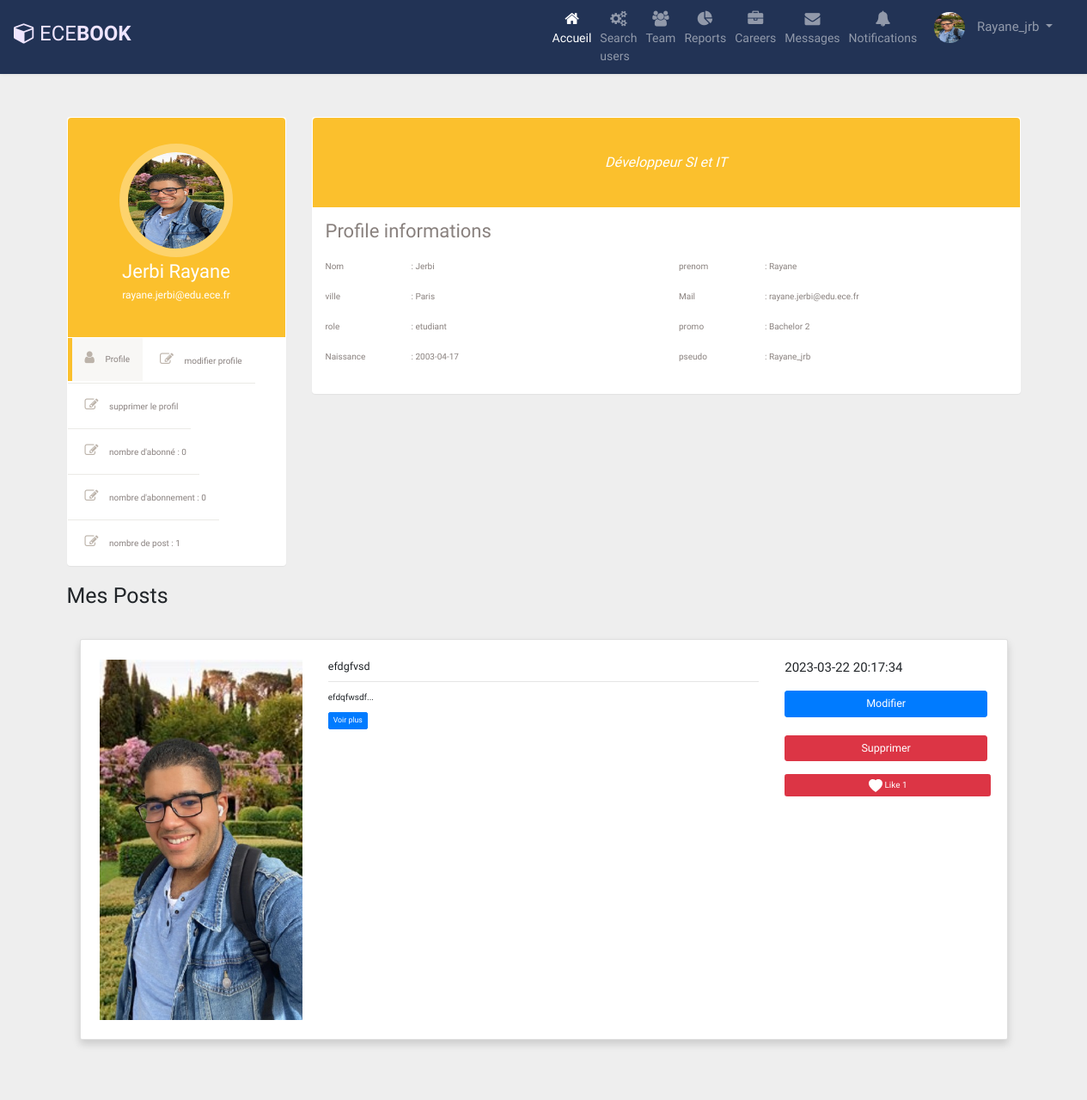
Page /views/profile.php (signed in) on the committed database.
### tables this page shows
CREATE TABLE IF NOT EXISTS `utilisateur` (
  `id_user` int NOT NULL AUTO_INCREMENT,
  `nom` varchar(255) DEFAULT NULL,
  `prenom` varchar(255) DEFAULT NULL,
  `image` varchar(255) NOT NULL,
  `ville` varchar(255) DEFAULT NULL,
  `adressemail` varchar(255) DEFAULT NULL,
  `mdp` varchar(255) DEFAULT NULL,
  `roll` enum('etudiant','professeur','admin') DEFAULT 'etudiant',
  `promo` varchar(255) DEFAULT NULL,
  `datedenaissance` date DEFAULT NULL,
  `description` varchar(255) DEFAULT NULL,
  `pseudo` varchar(255) DEFAULT NULL,
  `code_confirmation` varchar(255) NOT NULL,
  `confirmer` tinyint(1) NOT NULL,
  PRIMARY KEY (`id_user`)
);

CREATE TABLE IF NOT EXISTS `post` (
  `id_post` int NOT NULL AUTO_INCREMENT,
  `message` text,
  `image` varchar(255) DEFAULT NULL,
  `nomcrea` varchar(255) DEFAULT NULL,
  `titre` varchar(255) DEFAULT NULL,
  `id_user` int DEFAULT NULL,
  `nom` varchar(255) DEFAULT NULL,
  `publique` tinyint(1) DEFAULT '0',
  `date` timestamp NOT NULL DEFAULT CURRENT_TIMESTAMP,
  PRIMARY KEY (`id_post`),
  KEY `id_user` (`id_user`)
);

### controller/database.php (called while the page is built, shortened)
<?php
class Database{
    private static $dns;
    private static $user;
    private static $password;
    private static $database;
    public function __construct()
    {
        self::$dns = "mysql:host=localhost;dbname=ecebook;port=3306";
        self::$user = "root";
        self::$password = "";
        try {
            self::$database = new PDO(self::$dns, self::$user, self::$password);
            self::$database->setAttribute(PDO::ATTR_ERRMODE, PDO::ERRMODE_EXCEPTION);
        } catch(PDOException $e) {
            echo "Erreur de connexion à la base de données: " . $e->getMessage();
            die();
        }
    }
    public static function getInstance() {
        return self::$database;
    }
public function GetUserById($user_id) {
    $database = self::getInstance();
    $query = "SELECT * FROM utilisateur WHERE id_user = ?";
    $statement = $database->prepare($query);
    $statement->bindParam(1, $user_id, PDO::PARAM_INT);
    $statement->execute();
    $user = $statement->fetch(PDO::FETCH_ASSOC);
    return $user;
}
public function getAllPostsByIduser($id_user) {
    $database = self::getInstance();
    $query = "SELECT * FROM post WHERE id_user=:user_id";
    $statement = $database->prepare($query);
    $statement->bindParam(":user_id", $id_user);
    $statement->execute();
    return $statement->fetchAll();
}
    public function getCountforPostbyIdpost($id_post){
        $database = self::getInstance();
        $query = "SELECT count(*) FROM likes WHERE id_post=:id_post";
        $statement = $database->prepare($query);
        $statement->bindParam(":id_post", $id_post);
        $statement->execute();
        $count = $statement->fetch(PDO::FETCH_NUM);
        return $count[0];
    }
    function userLikesAnnonce($id_user,$id_post){
        $sql = "SELECT * FROM `likes` WHERE `id_user`= ? AND `id_post` = ?";
        $statementCHECK = self::$database->prepare($sql);
        $statementCHECK->execute(array( $id_user, $id_post ));
        if ( sizeof($statementCHECK->fetchAll()) == 0 ) {
            return true;
        }else{
            return false;
        }
    }
public function getSubsByUser2Id($user2_id)
{
    $database = self::getInstance();
    $query = "SELECT * FROM abonnement WHERE user2_id=:user2_id";
    try{
        $statement = $database->prepare($query);
        $statement->bindParam(':user2_id', $user2_id);
        $statement->execute();
        $results = $statement->fetchAll(PDO::FETCH_ASSOC);
        return $results;
    }catch(PDOException $e){
        echo "Error getting the subscribers: " . $e->getMessage();
        die();
    }
}
public function getSubsByUser1Id($user1_id)
{
    $database = self::getInstance();
    $query = "SELECT * FROM abonnement WHERE user1_id=:user1_id";
    try{
        $statement = $database->prepare($query);
        $statement->bindParam(':user1_id', $user1_id);
        $statement->execute();
        $results = $statement->fetchAll(PDO::FETCH_ASSOC);
        return $results;
    }catch(PDOException $e){
        echo "Error getting the subscribers: " . $e->getMessage();
        die();
    }
}
}

### model/profil.php (called while the page is built, shortened)
<?php
require_once("../controller/database.php");
if(!isset($_SESSION["id_user"])){
    header("Location:../views/connexion.php");
    exit();
} else {
    $db = new Database();
    $nb_abonnement = count($db->getSubsByUser2Id($_SESSION["id_user"]));
    $nb_abonné = count($db->getSubsByUser1Id($_SESSION["id_user"]));
    $nb_post=count($db->getAllPostsByIduser($_SESSION["id_user"]));
}
?>

### views/profile.php (the view, shortened to what this page needs)
<?php
require_once("../model/profil.php");
?>
<!DOCTYPE html>
<html lang="en">
<head>
    <link rel="stylesheet" href="../style/profile.css">
    <link rel="stylesheet" href="https://maxcdn.bootstrapcdn.com/bootstrap/3.3.7/css/bootstrap.min.css">
</head>
<body>
    <?php require("../model/navbar.php") ?>
<div class="container bootstrap snippets bootdey">
<div class="row">
  <div class="profile-nav col-md-3">
      <div class="panel ">
          <div class="user-heading round">
              <a href="#">
              <?php
					if($user["image"] != null) : ?>
						<img src="../uploads/<?=  $user["image"] ?>"  class="d-block ui-w-100 rounded-circle" />
                    <?php elseif ($user["image"] == null) : ?>
						<img src="../uploads/avatar.png"  class="d-block ui-w-100 rounded-circle"/>
                <?php endif ; ?>
              </a>
              <h1><?=  $user["nom"] . " " . $user["prenom"] ?></h1>
              <p><?=  $user["adressemail"] ?></p>
          </div>
          <ul class="nav nav-pills nav-stacked">
              <li class="active"><a href="#"> <i class="fa fa-user"></i> Profile</a></li>
              <li><a href="../views/updateUser.php"> <i class="fa fa-edit"></i> modifier profile</a></li>
              <li><a href="../model/deleteUser.php"> <i class="fa fa-edit"></i> supprimer le profil</a></li>
              <li><a href="#"> <i class="fa fa-edit"></i> nombre d'abonné : <?php echo $nb_abonnement ?></a></li>
              <li><a href="#"> <i class="fa fa-edit"></i> nombre d'abonnement : <?php echo $nb_abonné ?></a></li>
              <li><a href="#"> <i class="fa fa-edit"></i> nombre de post : <?php echo $nb_post ?></a></li>
          </ul>
      </div>
  </div>
  <div class="profile-info col-md-9">
        <div class="panel ">
            <div class="bio-graph-heading">
                <?=  $user["description"] ?>
            </div>
            <div class="panel-body bio-graph-info">
                <h1>Profile informations </h1>
                <div class="row">
                    <div class="bio-row">
                        <p><span>Nom </span>: <?= $user["nom"]  ?></p>
                    </div>
                    <div class="bio-row">
                        <p><span>prenom </span>: <?=  $user["prenom"] ?></p>
                    </div>
                    <div class="bio-row">
                        <p><span>ville </span>: <?= $user["ville"]  ?></p>
                    </div>
                    <div class="bio-row">
                        <p><span>Mail</span>: <?= $user["adressemail"] ?></p>
                    </div>
                    <div class="bio-row">
                        <p><span>role </span>: <?=  $user["roll"] ?> </p>
                    </div>
                    <div class="bio-row">
                        <p><span>promo </span>: <?=  $user["promo"] ?></p>
                    </div>
                    <div class="bio-row">
                        <p><span>Naissance </span>: <?= $user["datedenaissance"] ?></p>
                    </div>
                    <div class="bio-row">
                        <p><span>pseudo </span>: <?=  $user["pseudo"] ?></p>
                    </div>
                </div>
            </div>
        </div>
    </div>
    </div>
    <h1>Mes Posts</h1>
    <?php
    $posts=$db->getAllPostsByIduser($user["id_user"]);
    foreach($posts as $post) :
        ?>
  <?php $nombre = $db->getCountforPostbyIdpost($post["id_post"]);?>
<section style="background-color: #eee;">
  <div class="container py-5">
    <div class="row justify-content-center mb-3">
      <div class="col-md-12 col-xl-15">
        <div class="card shadow p-3 mb-5 bg-white rounded">
          <div class="card-body">
            <div class="row">
              <div class="col-md-12 col-lg-3 col-xl-3 mb-4 mb-lg-0">
                <div class="bg-image hover-zoom ripple rounded ripple-surface">
                <?php
                  if($user["image"] != null) : ?>
                    <img src="../uploads/<?=  $user["image"] ?>"   class="w-100" />
                  <?php elseif ($user["image"] == null) : ?>
                    <img src="../uploads/avatar.png"  class="w-100"/>
                  <?php endif ; ?>
                </div>
              </div>
              <div class="col-md-6 col-lg-6 col-xl-6">
                <h5><?= $post["titre"] ?></h5>
              <hr>
              <p class="preview"><?= nl2br(substr($post["message"], 0, 100)) ?>...</p>
  <button class="btn btn-primary btn-sm toggle-preview">Voir plus</button>
              </div>
              <div class="col-md-6 col-lg-3 col-xl-3 border-sm-start-none border-start">
                <div class="d-flex flex-row align-items-center mb-1">
                  <h4 class="mb-1 me-1"><?=  $post["date"] ?></h4>
                </div>
                <div class="d-flex flex-column mt-4">
                  <a class="btn btn-primary btn-lg"  href="./modifPostByUser.php?post_id=<?=  intval($post['id_post']) ; ?>&user_id=<?= intval($post['id_user']) ; ?>"> <i class="bi bi-trash"></i> Modifier</a>
                  <a class="btn btn-lg btn-square btn-danger text-danger-hover"   href="../model/deletePost.php?post_id=<?php echo intval($post['id_post']); ?>&user_id=<?php echo intval($post['id_user']); ?>"><i class="bi bi-trash"></i> Supprimer</a><br>
                  <?php
                            if ( $db->userLikesAnnonce($_SESSION['id_user'],$post["id_post"]) == true ) {
                                echo '
                                <a href="../model/addLikeUser.php?user_id='.$_SESSION['id_user'].'&post_id='.$post["id_post"].'" style="width: 240px" class="btn btn-danger mx-auto" style="width: 250px">
                                    <svg xmlns="http://www.w3.org/2000/svg" width="16" height="16" fill="currentColor" class="bi bi-heart-fill" viewBox="0 0 16 16">
                                    <path fill-rule="evenodd" d="M8 1.314C12.438-3.248 23.534 4.735 8 15-7.534 4.736 3.562-3.248 8 1.314z"/>
                                    </svg> Like '.$nombre.'
                                </a> &nbsp;&nbsp;&nbsp;
                                ';
                            }
                            ?>
                </div>
              </div>
            </div>
          </div>
        </div>
      </div>
    </div>
  </div>
</section>
<?php endforeach ; ?>
</body>
</html>

### model/navbar.php (shortened to what this page needs)
<?php
require_once("../controller/database.php");
if(isset($_SESSION["id_user"])){
	$db = new Database();
	$user = $db->GetUserById($_SESSION["id_user"]);
}
?>
<!DOCTYPE html>
<html lang="en">
<head>
<link rel="stylesheet" href="https://stackpath.bootstrapcdn.com/bootstrap/4.5.0/css/bootstrap.min.css">
<link rel="stylesheet" href="https://maxcdn.bootstrapcdn.com/font-awesome/4.7.0/css/font-awesome.min.css">
<link rel="stylesheet" href="../style/navbar.css">
</head>
<body>
<nav class="navbar navbar-expand-xl navbar-dark bg-dark">
	<a href="#" class="navbar-brand"><i class="fa fa-cube"></i>ECE<b>BOOK</b></a>
	<div id="navbarCollapse" class="collapse navbar-collapse justify-content-start">
		<?php if(isset($_SESSION["id_user"])) : ?>
		<div class="navbar-nav ml-auto">
			<a href="../views/index2.php" class="nav-item nav-link active"><i class="fa fa-home"></i><span>Accueil</span></a>
			<a href="../views/navSearchUsers.php" class="nav-item nav-link"><i class="fa fa-gears"></i><span>Search users</span></a>
			<a href="#" class="nav-item nav-link"><i class="fa fa-users"></i><span>Team</span></a>
			<a href="#" class="nav-item nav-link"><i class="fa fa-pie-chart"></i><span>Reports</span></a>
			<a href="#" class="nav-item nav-link"><i class="fa fa-briefcase"></i><span>Careers</span></a>
			<a href="../views/messagerie.php" class="nav-item nav-link"><i class="fa fa-envelope"></i><span>Messages</span></a>
			<a href="#" class="nav-item nav-link"><i class="fa fa-bell"></i><span>Notifications</span></a>
			<div class="nav-item dropdown">
				<a href="#" data-toggle="dropdown" class="nav-item nav-link dropdown-toggle user-action">
				<?php
					if($user["image"] != null) : ?>
						<img src="../uploads/<?=  $user["image"] ?>" class="avatar" alt="Avatar"> <?=  $user["pseudo"] ?>
                    <?php elseif ($user["image"] == null) : ?>
						<img src="../uploads/avatar.png" class="avatar" alt="Avatar"> <?=$user["pseudo"] ?>
                    <?php endif ; ?>
				</a>
			</div>
		</div>
        <?php endif ; ?>
	</div>
</nav>
</body>
</html>

### style/profile.css (style rules this page uses)
body { color: #797979; background: #f1f2f7; font-family: 'Open Sans', sans-serif; padding: 0px !important; margin: 0px !important; font-size: 13px; text-rendering: optimizeLegibility; -webkit-font-smoothing: antialiased; -moz-font-smoothing: antialiased; }
.profile-nav, .profile-info { margin-top: 30px; }
.profile-nav .user-heading { background: #fbc02d; color: #fff; border-radius: 4px 4px 0 0; -webkit-border-radius: 4px 4px 0 0; padding: 30px; text-align: center; }
.profile-nav .user-heading.round a { border-radius: 50%; -webkit-border-radius: 50%; border: 10px solid rgba(255, 255, 255, 0.3); display: inline-block; }
.profile-nav .user-heading a img { width: 112px; height: 112px; border-radius: 50%; -webkit-border-radius: 50%; }
.profile-nav .user-heading h1 { font-size: 22px; font-weight: 300; margin-bottom: 5px; }
.profile-nav .user-heading p { font-size: 12px; }
.profile-nav ul { margin-top: 1px; }
.profile-nav ul>li { border-bottom: 1px solid #ebeae6; margin-top: 0; line-height: 30px; }
.profile-nav ul>li:last-child { border-bottom: none; }
.profile-nav ul>li>a { border-radius: 0; -webkit-border-radius: 0; color: #89817f; border-left: 5px solid #fff; }
.profile-nav ul>li>a:hover, .profile-nav ul>li>a:focus, .profile-nav ul li.active a { background: #f8f7f5 !important; border-left: 5px solid #fbc02d; color: #89817f !important; }
.profile-nav ul>li:last-child>a:last-child { border-radius: 0 0 4px 4px; -webkit-border-radius: 0 0 4px 4px; }
.profile-nav ul>li>a>i { font-size: 16px; padding-right: 10px; color: #bcb3aa; }
.bio-graph-heading { background: #fbc02d; color: #fff; text-align: center; font-style: italic; padding: 40px 110px; border-radius: 4px 4px 0 0; -webkit-border-radius: 4px 4px 0 0; font-size: 16px; font-weight: 300; }
.bio-graph-info { color: #89817e; }
.bio-graph-info h1 { font-size: 22px; font-weight: 300; margin: 0 0 20px; }
.bio-row { width: 50%; float: left; margin-bottom: 10px; padding: 0 15px; }
.bio-row p span { width: 100px; display: inline-block; }

### style/navbar.css (style rules this page uses)
body { background: #eeeeee; font-family: 'Varela Round', sans-serif; }
.navbar { color: #fff; background: #223355 !important; padding: 5px 16px; border-radius: 0; border: none; box-shadow: 0 0 4px rgba(0, 0, 0, .1); }
.navbar img { border-radius: 50%; width: 36px; height: 36px; margin-right: 10px; }
.navbar .navbar-brand { color: #efe5ff; padding-left: 0; padding-right: 50px; font-size: 24px; }
.navbar .navbar-brand i { font-size: 25px; margin-right: 5px; }
.navbar .nav-item i { font-size: 18px; }
.navbar .nav-item span { position: relative; top: 3px; }
.navbar .navbar-nav>a { color: #efe5ff; padding: 8px 15px; font-size: 14px; }
.navbar .navbar-nav>a>i { display: block; text-align: center; }
.navbar .navbar-nav .user-action { padding: 9px 15px; font-size: 15px; }

### rows in the picture
utilisateur: image (picture), pseudo "Rayane_jrb", nom "Jerbi", prenom "Rayane", adressemail "rayane.jerbi@edu.ece.fr", description "Développeur SI et IT", ville "Paris", roll "etudiant", promo "Bachelor 2", datedenaissance "2003-04-17"
post: id_user.image (picture), titre "efdgfvsd", message "efdqfwsdf", date "2023-03-22 20:17:34", nombre "1"

### other values in the picture
$nb_abonnement "0"
$nb_abonné "0"
$nb_post "1"
